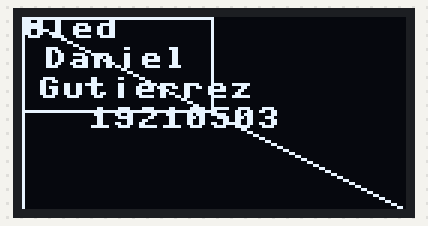
Simulated run of this program. Board: Raspberry Pi Pico running MicroPython. On the bench: 128×64 one-colour display. Library files of the repository ran but are not shown: ssd1306.py. At 0.1 s the program stops and its outputs stay as they are.

Above: at 0.1 s.

The program:

main.py
```python
# Alumno: Gutierrez Vizcarra Daniel 19210503
# Circuito que prende un pantalla oled y muestra un mensaje.

from machine import Pin, I2C
from ssd1306 import SSD1306_I2C

i2c=I2C(0,sda=Pin(0), scl=Pin(1), freq=400000)
oled = SSD1306_I2C(128, 64, i2c)

oled.text("Oled", 0, 0)
oled.text("Daniel", 7, 10)
oled.text("Gutierrez", 5, 20)
oled.text("19210503", 22, 30)
oled.show()
oled.pixel(10,10,1)
oled.hline(2,3,4,1)
oled.vline(0, 0, 64, 1)
oled.line(0, 0, 128, 64, 1)
oled.rect(0, 0, 64, 32, 1)
#oled.fill_rect(0, 0, 64, 32, 1)
oled.show()
```
